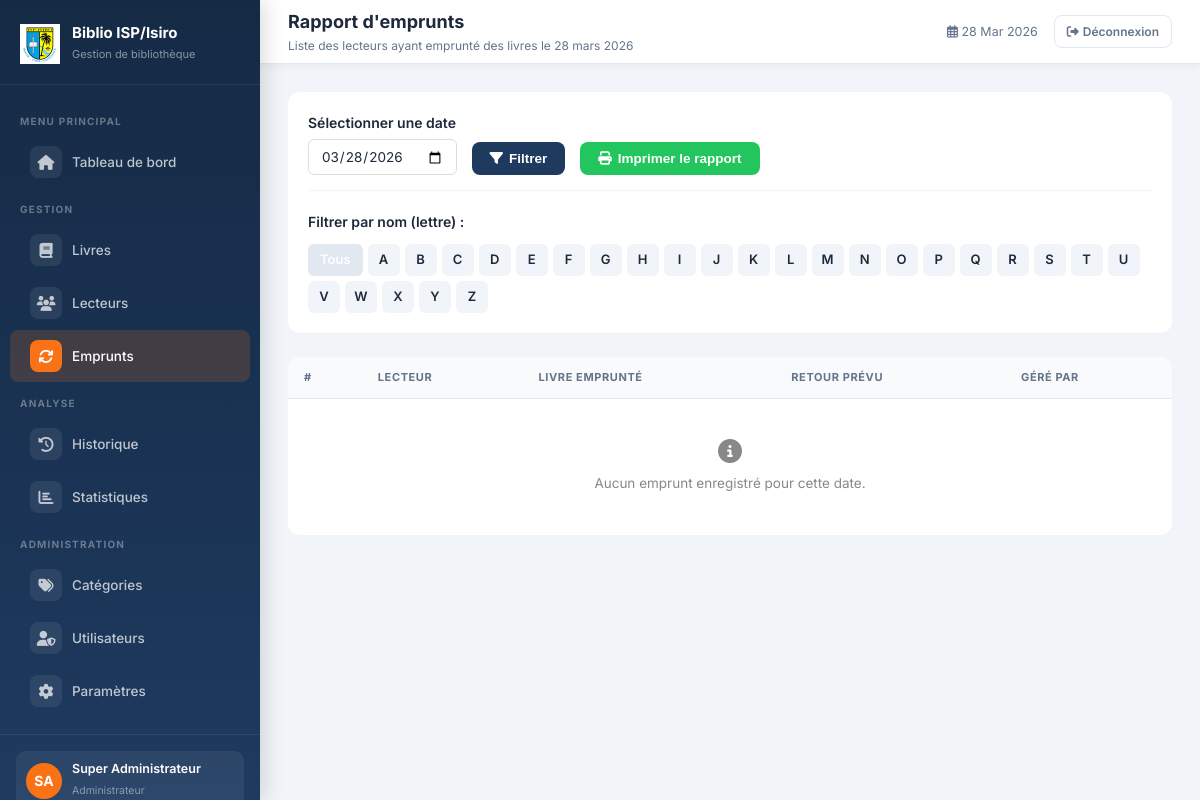
/emprunts/rapport/ (signed in), run on the app's committed database.
### bibliotheque/models.py (models this page shows, shortened)
class Utilisateur(AbstractUser):
    ROLE_CHOICES = [
        ('admin', 'Administrateur'),
        ('gestionnaire', 'Gestionnaire'),
    ]
    role = models.CharField(max_length=20, choices=ROLE_CHOICES, default='gestionnaire')
    telephone = models.CharField(max_length=20, blank=True)
    def est_admin(self):
        return self.role == 'admin'
    class Meta:
        verbose_name = 'Utilisateur'
        verbose_name_plural = 'Utilisateurs'

### bibliotheque/views.py (the view)
# urls.py: path('emprunts/rapport/', views.rapport_emprunts, name='rapport_emprunts'),
@gestionnaire_ou_admin_required
def rapport_emprunts(request):
    date_str = request.GET.get('date', timezone.now().date().isoformat())
    lettre = request.GET.get('lettre', '')
    try:
        selection_date = date.fromisoformat(date_str)
    except (ValueError, TypeError):
        selection_date = timezone.now().date()
    emprunts = Emprunt.objects.filter(date_emprunt=selection_date).select_related('lecteur', 'livre', 'enregistre_par')
    if lettre:
        emprunts = emprunts.filter(lecteur__nom__istartswith=lettre)
    alphabet = "ABCDEFGHIJKLMNOPQRSTUVWXYZ"
    return render(request, 'bibliotheque/emprunts/date_report.html', {
        'emprunts': emprunts,
        'selection_date': selection_date,
        'today': timezone.now().date(),
        'alphabet': alphabet,
        'lettre_active': lettre
    })

### bibliotheque/templates/bibliotheque/emprunts/date_report.html (shortened to what this page needs)
{% extends 'bibliotheque/base.html' %}
{% load static %}
{% block page_title %}Rapport d'emprunts{% endblock %}
{% block page_subtitle %}Liste des lecteurs ayant emprunté des livres le {{ selection_date|date:"d F Y" }}{% endblock %}
{% block content %}
<div class="no-print">
    <div class="filter-section">
        <form method="get" style="display: flex; align-items: flex-end; gap: 15px; border-bottom: 1px solid #f1f5f9; padding-bottom: 15px;">
            <div class="form-group">
                <label for="date" style="display: block; margin-bottom: 5px; font-weight: 600;">Sélectionner une date</label>
                <input type="date" name="date" id="date" value="{{ selection_date|date:'Y-m-d' }}" class="form-control" style="padding: 8px 12px; border: 1px solid #ddd; border-radius: 6px;">
            </div>
            <button type="submit" class="btn btn-primary">
                <i class="fas fa-filter"></i> Filtrer
            </button>
            <button type="button" onclick="window.print()" class="btn btn-success">
                <i class="fas fa-print"></i> Imprimer le rapport
            </button>
        </form>
        <div class="alphabet-filter">
            <span style="font-weight: 600; width: 100%; margin-bottom: 5px;">Filtrer par nom (lettre) :</span>
            <a href="?date={{ selection_date|date:'Y-m-d' }}" class="reset {% if not lettre_active %}active{% endif %}">Tous</a>
            {% for char in alphabet %}
                <a href="?date={{ selection_date|date:'Y-m-d' }}&lettre={{ char }}" class="{% if lettre_active == char %}active{% endif %}">{{ char }}</a>
            {% endfor %}
        </div>
    </div>
</div>
<div class="report-table-card">
    <div class="table-wrapper">
        <table class="table">
            <thead>
                <tr>
                    <th>#</th>
                    <th>Lecteur</th>
                    <th>Livre Emprunté</th>
                    <th>Retour Prévu</th>
                    <th>Géré par</th>
                </tr>
            </thead>
            <tbody>
                {% for emprunt in emprunts %}
                <tr>
                    <td>{{ forloop.counter }}</td>
                    <td>
                        <strong>{{ emprunt.lecteur.nom_complet }}</strong><br>
                        <small style="color: #666;">{{ emprunt.lecteur.telephone }}</small>
                    </td>
                    <td>{{ emprunt.livre.titre }}</td>
                    <td>{{ emprunt.date_retour_prevue|date:"d/m/Y" }}</td>
                    <td>{{ emprunt.enregistre_par.get_full_name|default:emprunt.enregistre_par.username }}</td>
                </tr>
                {% empty %}
                <tr>
                    <td colspan="5" style="text-align: center; padding: 40px; color: #888;">
                        <i class="fas fa-info-circle" style="font-size: 24px; margin-bottom: 10px; display: block;"></i>
                        Aucun emprunt enregistré pour cette date.
                    </td>
                </tr>
                {% endfor %}
            </tbody>
        </table>
    </div>
</div>
{% endblock %}

### bibliotheque/templates/bibliotheque/base.html (shortened to what this page needs)
{% load static %}
<!DOCTYPE html>
<html lang="fr">
<head>
  <link rel="stylesheet" href="{% static 'bibliotheque/css/style.css' %}"/>
  <link rel="stylesheet" href="https://cdnjs.cloudflare.com/ajax/libs/font-awesome/6.5.0/css/all.min.css"/>
</head>
<body>
<aside class="sidebar" id="sidebar">
  <div class="sidebar-brand">
    <div class="brand-icon">
      <img src="{% static 'bibliotheque/img/logo_isp.png' %}" alt="ISP" style="max-width: 40px; height: auto;">
    </div>
    <div class="brand-text">
      <h2>Biblio ISP/Isiro</h2>
      <small>Gestion de bibliothèque</small>
    </div>
  </div>
  <ul class="sidebar-nav">
    <li class="nav-section-label">MENU PRINCIPAL</li>
    <li>
      <a href="{% url 'bibliotheque:tableau_bord' %}" {% if request.resolver_match.url_name == 'tableau_bord' %}class="active"{% endif %}>
        <span class="nav-icon"><i class="fas fa-home"></i></span> Tableau de bord
      </a>
    </li>
    <li class="nav-section-label">GESTION</li>
    <li>
      <a href="{% url 'bibliotheque:liste_livres' %}" {% if 'livre' in request.resolver_match.url_name %}class="active"{% endif %}>
        <span class="nav-icon"><i class="fas fa-book"></i></span> Livres
      </a>
    </li>
    <li>
      <a href="{% url 'bibliotheque:liste_lecteurs' %}" {% if 'lecteur' in request.resolver_match.url_name %}class="active"{% endif %}>
        <span class="nav-icon"><i class="fas fa-users"></i></span> Lecteurs
      </a>
    </li>
    <li>
      <a href="{% url 'bibliotheque:liste_emprunts' %}" {% if 'emprunt' in request.resolver_match.url_name or request.resolver_match.url_name == 'retour_livre' %}class="active"{% endif %}>
        <span class="nav-icon"><i class="fas fa-sync"></i></span> Emprunts
      </a>
    </li>
    <li class="nav-section-label">ANALYSE</li>
    <li>
      <a href="{% url 'bibliotheque:historique' %}" {% if request.resolver_match.url_name == 'historique' %}class="active"{% endif %}>
        <span class="nav-icon"><i class="fas fa-history"></i></span> Historique
      </a>
    </li>
    <li>
      <a href="{% url 'bibliotheque:statistiques' %}" {% if request.resolver_match.url_name == 'statistiques' %}class="active"{% endif %}>
        <span class="nav-icon"><i class="fas fa-chart-bar"></i></span> Statistiques
      </a>
    </li>
    {% if request.user.est_admin %}
    <li class="nav-section-label">ADMINISTRATION</li>
    <li>
      <a href="{% url 'bibliotheque:liste_categories' %}" {% if 'categorie' in request.resolver_match.url_name %}class="active"{% endif %}>
        <span class="nav-icon"><i class="fas fa-tags"></i></span> Catégories
      </a>
    </li>
    <li>
      <a href="{% url 'bibliotheque:liste_gestionnaires' %}" {% if 'gestionnaire' in request.resolver_match.url_name %}class="active"{% endif %}>
        <span class="nav-icon"><i class="fas fa-user-shield"></i></span> Utilisateurs
      </a>
    </li>
    <li>
      <a href="{% url 'bibliotheque:parametres' %}" {% if request.resolver_match.url_name == 'parametres' %}class="active"{% endif %}>
        <span class="nav-icon"><i class="fas fa-cog"></i></span> Paramètres
      </a>
    </li>
    {% endif %}
  </ul>
  <div class="sidebar-footer">
    <div class="sidebar-user">
      <div class="user-avatar">{{ request.user.first_name|first|upper }}{{ request.user.last_name|first|upper }}</div>
      <div class="user-info">
        <p>{{ request.user.get_full_name|default:request.user.username }}</p>
        <small>{{ request.user.get_role_display }}</small>
      </div>
    </div>
  </div>
</aside>
<div class="main-wrapper">
  <header class="topbar">
    <div class="topbar-left">
      <div>
        <div class="topbar-title">{% block page_title %}Dashboard{% endblock %}</div>
        <div class="topbar-subtitle">{% block page_subtitle %}{% endblock %}</div>
      </div>
    </div>
    <div class="topbar-right">
      <span class="topbar-date"><i class="far fa-calendar-alt"></i> {{ today|date:"d M Y" }}</span>
      <a href="{% url 'bibliotheque:deconnexion' %}" class="btn btn-outline btn-sm">
        <i class="fas fa-sign-out-alt"></i> Déconnexion
      </a>
    </div>
  </header>
  <main class="content">
    {% block content %}{% endblock %}
  </main>
</div>
</body>
</html>

### bibliotheque/templates/bibliotheque/emprunts/date_report.html (style rules this page uses)
.filter-section { background: white; padding: 20px; border-radius: 12px; margin-bottom: 24px; display: flex; flex-direction: column; gap: 20px; box-shadow: var(--shadow-sm); }
.alphabet-filter { display: flex; flex-wrap: wrap; gap: 5px; }
.alphabet-filter a { display: inline-flex; align-items: center; justify-content: center; width: 32px; height: 32px; text-decoration: none; background: #f1f5f9; color: var(--text); font-weight: 600; border-radius: 6px; font-size: 13px; transition: all 0.2s; }
.alphabet-filter a.active { background: var(--primary); color: white; }
.alphabet-filter a.reset { width: auto; padding: 0 12px; background: #e2e8f0; }
.form-group { margin-bottom: 0; }
.report-table-card { background: white; border-radius: 12px; overflow: hidden; box-shadow: var(--shadow-md); }

### data on the page
Utilisateur: user.first_name|first "S", user.last_name|first "A", user.get_full_name "Super Administrateur", user.role "Administrateur"

### other printed values
{{ selection_date|date:"d F Y" }} "28 mars 2026"
{{ char }} "A" "B" "C" "D" "E" "F" "G" "H" "I" "J" "K" "L" "M" "N" "O" "P" "Q" "R" "S" "T" "U" "V" "W" "X" "Y" "Z"
